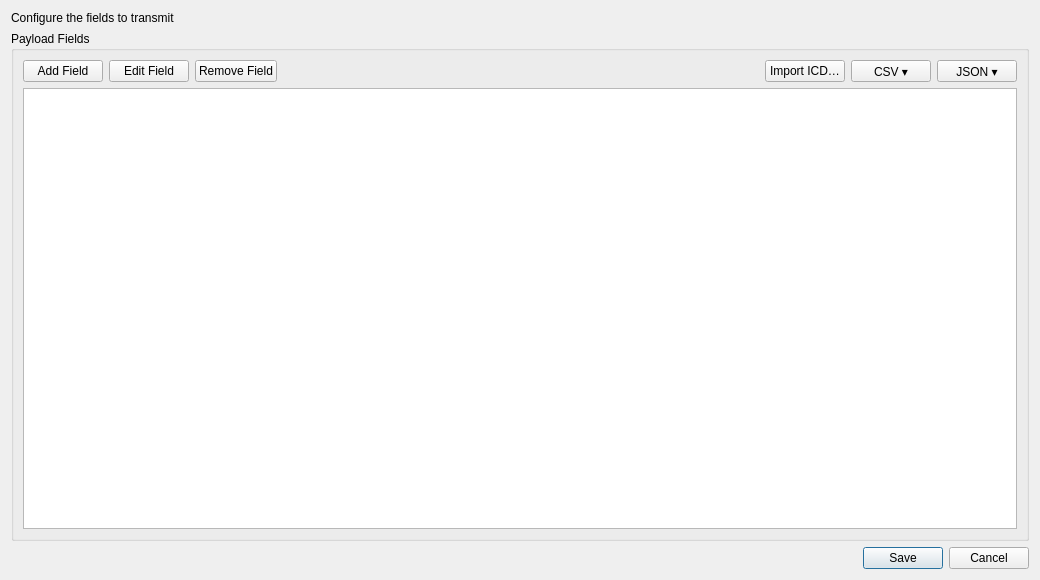
<?xml version="1.0" encoding="UTF-8"?>
<ui version="4.0">
 <class>SimFieldConfigurationDialog</class>
 <widget class="QDialog" name="SimFieldConfigurationDialog">
  <property name="geometry"><rect><x>0</x><y>0</y><width>1040</width><height>580</height></rect></property>
  <property name="windowTitle"><string>Field Configuration</string></property>
  <layout class="QVBoxLayout" name="mainLayout">
   <item><widget class="QLabel" name="lblInfo"><property name="text"><string>Configure the fields to transmit</string></property><property name="wordWrap"><bool>true</bool></property></widget></item>
   <item>
    <widget class="QGroupBox" name="fieldGroup">
     <property name="title"><string>Payload Fields</string></property>
     <layout class="QVBoxLayout" name="fieldLayout">
      <item>
       <layout class="QHBoxLayout" name="buttonLayout">
        <item><widget class="QPushButton" name="btnAddField"><property name="text"><string>Add Field</string></property></widget></item>
        <item><widget class="QPushButton" name="btnEditField"><property name="text"><string>Edit Field</string></property></widget></item>
        <item><widget class="QPushButton" name="btnRemoveField"><property name="text"><string>Remove Field</string></property></widget></item>
        <item><spacer name="buttonStretch"><property name="orientation"><enum>Qt::Horizontal</enum></property><property name="sizeHint" stdset="0"><size><width>40</width><height>20</height></size></property></spacer></item>
        <item><widget class="QPushButton" name="btnImportIcd"><property name="toolTip"><string>Import fields from a Word .docx ICD into this message. You pick the table; its rows become fields here.</string></property><property name="text"><string>Import ICD…</string></property></widget></item>
        <item><widget class="QToolButton" name="btnCsvMenu"><property name="toolTip"><string>CSV operations: Import, Export, Template. The Value column (the value to transmit) is included.</string></property><property name="text"><string>CSV ▾</string></property><property name="popupMode"><enum>QToolButton::InstantPopup</enum></property><property name="minimumSize"><size><width>80</width><height>0</height></size></property></widget></item>
        <item><widget class="QToolButton" name="btnJsonMenu"><property name="toolTip"><string>JSON operations: Import, Export. Field lists exported from the parser app (Universal Wireshark Log Reader) can be imported too.</string></property><property name="text"><string>JSON ▾</string></property><property name="popupMode"><enum>QToolButton::InstantPopup</enum></property><property name="minimumSize"><size><width>80</width><height>0</height></size></property></widget></item>
       </layout>
      </item>
      <item><widget class="QTableWidget" name="tblFields"><property name="alternatingRowColors"><bool>true</bool></property><property name="minimumSize"><size><width>0</width><height>300</height></size></property></widget></item>
     </layout>
    </widget>
   </item>
   <item><widget class="QDialogButtonBox" name="buttonBox"><property name="orientation"><enum>Qt::Horizontal</enum></property><property name="standardButtons"><set>QDialogButtonBox::Cancel|QDialogButtonBox::Save</set></property></widget></item>
  </layout>
 </widget>
 <resources/>
 <connections/>
</ui>
